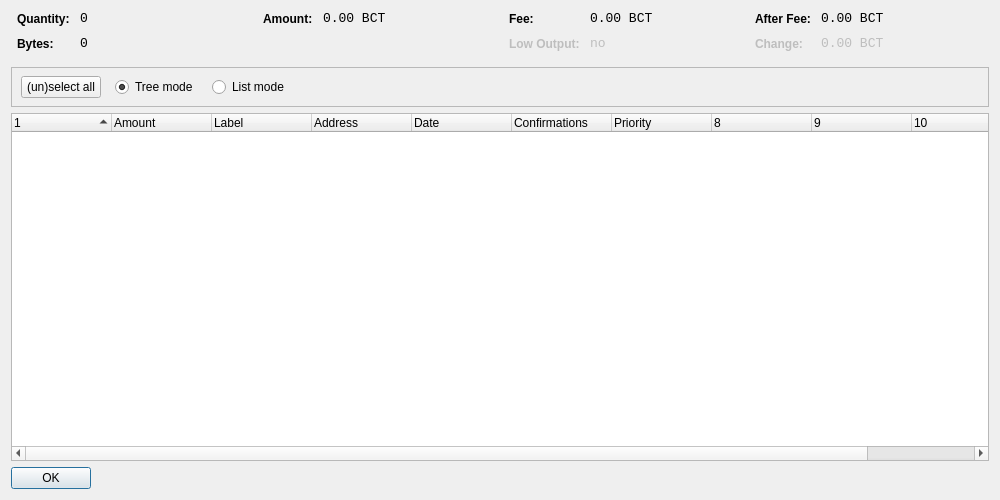
<?xml version="1.0" encoding="UTF-8"?>
<ui version="4.0">
 <class>CoinControlDialog</class>
 <widget class="QDialog" name="CoinControlDialog">
  <property name="geometry">
   <rect>
    <x>0</x>
    <y>0</y>
    <width>1000</width>
    <height>500</height>
   </rect>
  </property>
  <property name="windowTitle">
   <string>Coin Control</string>
  </property>
  <layout class="QVBoxLayout" name="verticalLayout">
   <item>
    <layout class="QHBoxLayout" name="horizontalLayoutTop" stretch="0,0,0,0">
     <property name="topMargin">
      <number>0</number>
     </property>
     <property name="bottomMargin">
      <number>10</number>
     </property>
     <item>
      <layout class="QFormLayout" name="formLayoutCoinControl1">
       <property name="horizontalSpacing">
        <number>10</number>
       </property>
       <property name="verticalSpacing">
        <number>10</number>
       </property>
       <property name="leftMargin">
        <number>6</number>
       </property>
       <property name="rightMargin">
        <number>6</number>
       </property>
       <item row="0" column="0">
        <widget class="QLabel" name="labelCoinControlQuantityText">
         <property name="styleSheet">
          <string notr="true">font-weight:bold;</string>
         </property>
         <property name="text">
          <string>Quantity:</string>
         </property>
        </widget>
       </item>
       <item row="0" column="1">
        <widget class="QLabel" name="labelCoinControlQuantity">
         <property name="font">
          <font>
           <family>Monospace</family>
           <pointsize>10</pointsize>
          </font>
         </property>
         <property name="cursor">
          <cursorShape>IBeamCursor</cursorShape>
         </property>
         <property name="contextMenuPolicy">
          <enum>Qt::ActionsContextMenu</enum>
         </property>
         <property name="text">
          <string notr="true">0</string>
         </property>
         <property name="textInteractionFlags">
          <set>Qt::LinksAccessibleByMouse|Qt::TextSelectableByKeyboard|Qt::TextSelectableByMouse</set>
         </property>
        </widget>
       </item>
       <item row="1" column="0">
        <widget class="QLabel" name="labelCoinControlBytesText">
         <property name="styleSheet">
          <string notr="true">font-weight:bold;</string>
         </property>
         <property name="text">
          <string>Bytes:</string>
         </property>
        </widget>
       </item>
       <item row="1" column="1">
        <widget class="QLabel" name="labelCoinControlBytes">
         <property name="font">
          <font>
           <family>Monospace</family>
           <pointsize>10</pointsize>
          </font>
         </property>
         <property name="cursor">
          <cursorShape>IBeamCursor</cursorShape>
         </property>
         <property name="contextMenuPolicy">
          <enum>Qt::ActionsContextMenu</enum>
         </property>
         <property name="text">
          <string notr="true">0</string>
         </property>
         <property name="textInteractionFlags">
          <set>Qt::LinksAccessibleByMouse|Qt::TextSelectableByKeyboard|Qt::TextSelectableByMouse</set>
         </property>
        </widget>
       </item>
      </layout>
     </item>
     <item>
      <layout class="QFormLayout" name="formLayoutCoinControl2">
       <property name="horizontalSpacing">
        <number>10</number>
       </property>
       <property name="verticalSpacing">
        <number>10</number>
       </property>
       <property name="leftMargin">
        <number>6</number>
       </property>
       <property name="rightMargin">
        <number>6</number>
       </property>
       <item row="0" column="0">
        <widget class="QLabel" name="labelCoinControlAmountText">
         <property name="styleSheet">
          <string notr="true">font-weight:bold;</string>
         </property>
         <property name="text">
          <string>Amount:</string>
         </property>
        </widget>
       </item>
       <item row="0" column="1">
        <widget class="QLabel" name="labelCoinControlAmount">
         <property name="font">
          <font>
           <family>Monospace</family>
           <pointsize>10</pointsize>
          </font>
         </property>
         <property name="cursor">
          <cursorShape>IBeamCursor</cursorShape>
         </property>
         <property name="contextMenuPolicy">
          <enum>Qt::ActionsContextMenu</enum>
         </property>
         <property name="text">
          <string notr="true">0.00 BCT</string>
         </property>
         <property name="textInteractionFlags">
          <set>Qt::LinksAccessibleByMouse|Qt::TextSelectableByKeyboard|Qt::TextSelectableByMouse</set>
         </property>
        </widget>
       </item>
      </layout>
     </item>
     <item>
      <layout class="QFormLayout" name="formLayoutCoinControl3">
       <property name="horizontalSpacing">
        <number>10</number>
       </property>
       <property name="verticalSpacing">
        <number>10</number>
       </property>
       <property name="leftMargin">
        <number>6</number>
       </property>
       <property name="rightMargin">
        <number>6</number>
       </property>
       <item row="0" column="0">
        <widget class="QLabel" name="labelCoinControlFeeText">
         <property name="styleSheet">
          <string notr="true">font-weight:bold;</string>
         </property>
         <property name="text">
          <string>Fee:</string>
         </property>
        </widget>
       </item>
       <item row="0" column="1">
        <widget class="QLabel" name="labelCoinControlFee">
         <property name="font">
          <font>
           <family>Monospace</family>
           <pointsize>10</pointsize>
          </font>
         </property>
         <property name="cursor">
          <cursorShape>IBeamCursor</cursorShape>
         </property>
         <property name="contextMenuPolicy">
          <enum>Qt::ActionsContextMenu</enum>
         </property>
         <property name="text">
          <string notr="true">0.00 BCT</string>
         </property>
         <property name="textInteractionFlags">
          <set>Qt::LinksAccessibleByMouse|Qt::TextSelectableByKeyboard|Qt::TextSelectableByMouse</set>
         </property>
        </widget>
       </item>
       <item row="1" column="0">
        <widget class="QLabel" name="labelCoinControlLowOutputText">
         <property name="enabled">
          <bool>false</bool>
         </property>
         <property name="styleSheet">
          <string notr="true">font-weight:bold;</string>
         </property>
         <property name="text">
          <string>Low Output:</string>
         </property>
        </widget>
       </item>
       <item row="1" column="1">
        <widget class="QLabel" name="labelCoinControlLowOutput">
         <property name="enabled">
          <bool>false</bool>
         </property>
         <property name="font">
          <font>
           <family>Monospace</family>
           <pointsize>10</pointsize>
          </font>
         </property>
         <property name="cursor">
          <cursorShape>IBeamCursor</cursorShape>
         </property>
         <property name="contextMenuPolicy">
          <enum>Qt::ActionsContextMenu</enum>
         </property>
         <property name="text">
          <string notr="true">no</string>
         </property>
         <property name="textInteractionFlags">
          <set>Qt::LinksAccessibleByMouse|Qt::TextSelectableByKeyboard|Qt::TextSelectableByMouse</set>
         </property>
        </widget>
       </item>
      </layout>
     </item>
     <item>
      <layout class="QFormLayout" name="formLayoutCoinControl4">
       <property name="horizontalSpacing">
        <number>10</number>
       </property>
       <property name="verticalSpacing">
        <number>10</number>
       </property>
       <property name="leftMargin">
        <number>6</number>
       </property>
       <property name="rightMargin">
        <number>6</number>
       </property>
       <item row="0" column="0">
        <widget class="QLabel" name="labelCoinControlAfterFeeText">
         <property name="styleSheet">
          <string notr="true">font-weight:bold;</string>
         </property>
         <property name="text">
          <string>After Fee:</string>
         </property>
        </widget>
       </item>
       <item row="0" column="1">
        <widget class="QLabel" name="labelCoinControlAfterFee">
         <property name="font">
          <font>
           <family>Monospace</family>
           <pointsize>10</pointsize>
          </font>
         </property>
         <property name="cursor">
          <cursorShape>IBeamCursor</cursorShape>
         </property>
         <property name="contextMenuPolicy">
          <enum>Qt::ActionsContextMenu</enum>
         </property>
         <property name="text">
          <string notr="true">0.00 BCT</string>
         </property>
         <property name="textInteractionFlags">
          <set>Qt::LinksAccessibleByMouse|Qt::TextSelectableByKeyboard|Qt::TextSelectableByMouse</set>
         </property>
        </widget>
       </item>
       <item row="1" column="0">
        <widget class="QLabel" name="labelCoinControlChangeText">
         <property name="enabled">
          <bool>false</bool>
         </property>
         <property name="styleSheet">
          <string notr="true">font-weight:bold;</string>
         </property>
         <property name="text">
          <string>Change:</string>
         </property>
        </widget>
       </item>
       <item row="1" column="1">
        <widget class="QLabel" name="labelCoinControlChange">
         <property name="enabled">
          <bool>false</bool>
         </property>
         <property name="font">
          <font>
           <family>Monospace</family>
           <pointsize>10</pointsize>
          </font>
         </property>
         <property name="cursor">
          <cursorShape>IBeamCursor</cursorShape>
         </property>
         <property name="contextMenuPolicy">
          <enum>Qt::ActionsContextMenu</enum>
         </property>
         <property name="text">
          <string notr="true">0.00 BCT</string>
         </property>
         <property name="textInteractionFlags">
          <set>Qt::LinksAccessibleByMouse|Qt::TextSelectableByKeyboard|Qt::TextSelectableByMouse</set>
         </property>
        </widget>
       </item>
      </layout>
     </item>
    </layout>
   </item>
   <item>
    <widget class="QFrame" name="frame">
     <property name="minimumSize">
      <size>
       <width>0</width>
       <height>40</height>
      </size>
     </property>
     <property name="frameShape">
      <enum>QFrame::StyledPanel</enum>
     </property>
     <property name="frameShadow">
      <enum>QFrame::Sunken</enum>
     </property>
     <widget class="QWidget" name="horizontalLayoutWidget">
      <property name="geometry">
       <rect>
        <x>10</x>
        <y>0</y>
        <width>781</width>
        <height>41</height>
       </rect>
      </property>
      <layout class="QHBoxLayout" name="horizontalLayoutPanel" stretch="0,0,0,0,0">
       <property name="spacing">
        <number>14</number>
       </property>
       <item>
        <widget class="QPushButton" name="pushButtonSelectAll">
         <property name="sizePolicy">
          <sizepolicy hsizetype="Maximum" vsizetype="Fixed">
           <horstretch>0</horstretch>
           <verstretch>0</verstretch>
          </sizepolicy>
         </property>
         <property name="text">
          <string>(un)select all</string>
         </property>
        </widget>
       </item>
       <item>
        <widget class="QRadioButton" name="radioTreeMode">
         <property name="sizePolicy">
          <sizepolicy hsizetype="Maximum" vsizetype="Fixed">
           <horstretch>0</horstretch>
           <verstretch>0</verstretch>
          </sizepolicy>
         </property>
         <property name="text">
          <string>Tree mode</string>
         </property>
         <property name="checked">
          <bool>true</bool>
         </property>
        </widget>
       </item>
       <item>
        <widget class="QRadioButton" name="radioListMode">
         <property name="sizePolicy">
          <sizepolicy hsizetype="Maximum" vsizetype="Fixed">
           <horstretch>0</horstretch>
           <verstretch>0</verstretch>
          </sizepolicy>
         </property>
         <property name="text">
          <string>List mode</string>
         </property>
        </widget>
       </item>
       <item>
        <spacer name="horizontalSpacer">
         <property name="orientation">
          <enum>Qt::Horizontal</enum>
         </property>
         <property name="sizeHint" stdset="0">
          <size>
           <width>40</width>
           <height>20</height>
          </size>
         </property>
        </spacer>
       </item>
      </layout>
     </widget>
    </widget>
   </item>
   <item>
    <widget class="CoinControlTreeWidget" name="treeWidget">
     <property name="contextMenuPolicy">
      <enum>Qt::CustomContextMenu</enum>
     </property>
     <property name="sortingEnabled">
      <bool>false</bool>
     </property>
     <property name="columnCount">
      <number>11</number>
     </property>
     <attribute name="headerShowSortIndicator" stdset="0">
      <bool>true</bool>
     </attribute>
     <attribute name="headerStretchLastSection">
      <bool>false</bool>
     </attribute>
     <column>
      <property name="text">
       <string/>
      </property>
     </column>
     <column>
      <property name="text">
       <string>Amount</string>
      </property>
     </column>
     <column>
      <property name="text">
       <string>Label</string>
      </property>
     </column>
     <column>
      <property name="text">
       <string>Address</string>
      </property>
     </column>
     <column>
      <property name="text">
       <string>Date</string>
      </property>
     </column>
     <column>
      <property name="text">
       <string>Confirmations</string>
      </property>
      <property name="toolTip">
       <string>Confirmed</string>
      </property>
     </column>
     <column>
      <property name="text">
       <string>Priority</string>
      </property>
     </column>
     <column>
      <property name="text">
       <string/>
      </property>
     </column>
     <column>
      <property name="text">
       <string/>
      </property>
     </column>
     <column>
      <property name="text">
       <string/>
      </property>
     </column>
     <column>
      <property name="text">
       <string/>
      </property>
     </column>
    </widget>
   </item>
   <item>
    <widget class="QDialogButtonBox" name="buttonBox">
     <property name="sizePolicy">
      <sizepolicy hsizetype="Maximum" vsizetype="Fixed">
       <horstretch>0</horstretch>
       <verstretch>0</verstretch>
      </sizepolicy>
     </property>
     <property name="orientation">
      <enum>Qt::Horizontal</enum>
     </property>
     <property name="standardButtons">
      <set>QDialogButtonBox::Ok</set>
     </property>
    </widget>
   </item>
  </layout>
 </widget>
 <customwidgets>
  <customwidget>
   <class>CoinControlTreeWidget</class>
   <extends>QTreeWidget</extends>
   <header>coincontroltreewidget.h</header>
  </customwidget>
 </customwidgets>
 <resources/>
 <connections/>
</ui>
